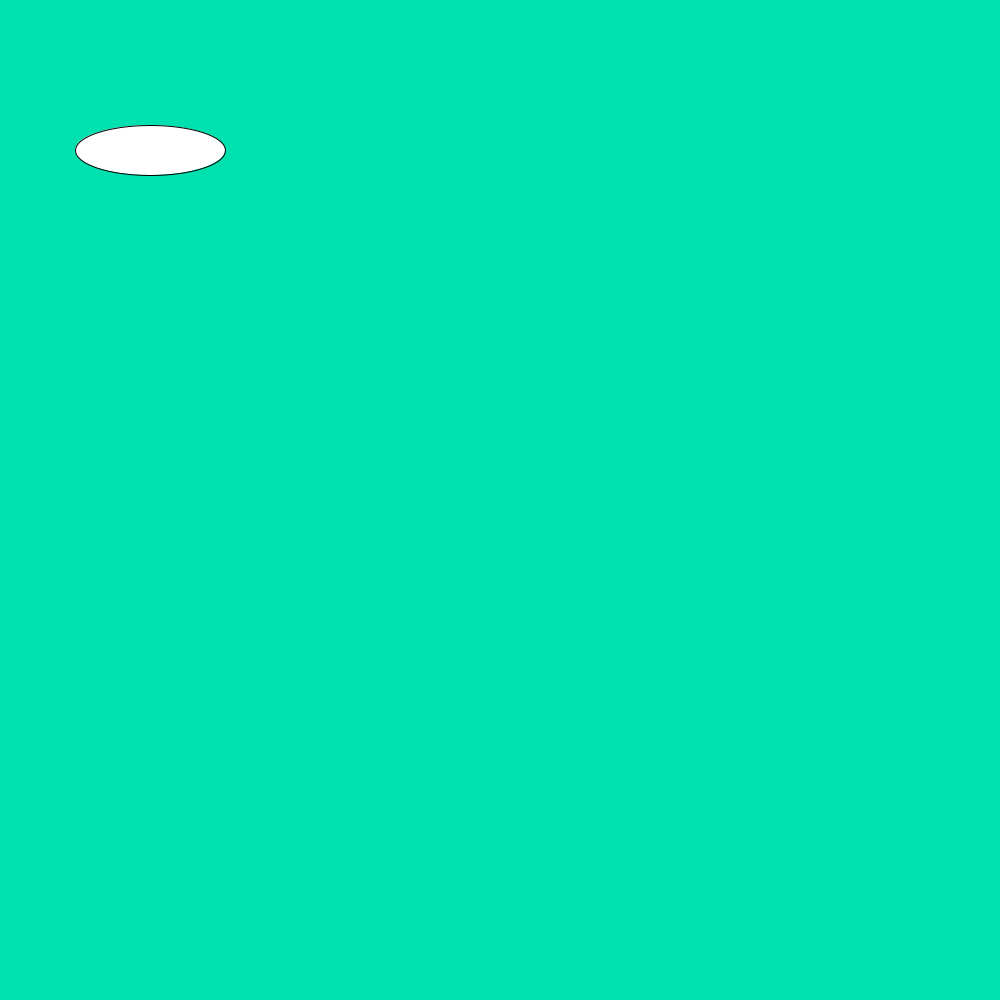
Frame 1 (no input)
Frame 60 (the mouse pressed at the canvas centre just before this capture): identical to frame 1, image omitted
Frame 120 (the mouse held since frame 60 and released just before this capture): identical to frame 1, image omitted

The Processing sketch that drew this single still picture (run headless with seeded random() and noise(); from frame 60 on, the mouse is pressed at the canvas centre):

// Processing sketch: slippery_dot
// ── slippery_dot.pde

 // Make a slippery dot. When you click on the dot it will slide to a new location.
 
 
 // 1. Create three integer variables to represent the x, y, and the size of the ellipse
       int x = 150;
       int y = 150;
       int ellipse = 150;
    void setup() {
      // 2. Set the size of your sketch
    size(1000,1000);
    }
    
    void draw() {
    
      // 3. Set the background color of your sketch
      background(0, 225, 175);
      // 4. Draw an ellipse using the variables created at the top of the sketch for the location and size of your ellipse. 
      //    Make sure it fits in the window. Change the variables if it does not.
    ellipse(x,y,ellipse,50);
    
    }
    
    /******** This method gets called automatically when you press the mouse ************/
    void mousePressed() {
      //5. Create an integer variable called distance
      int distance= getDistanceFromMouse(x, y);
      //6. The getDistanceFromMouse() method below returns a number.
      //   Set the value of your distance variable to the value returned by the getDistance method
      //   You will need to pass the x and y location of your ellipse to this method.
        
          
      //7.  Use an if statement to check if your distance variable is < the radius of the ellipse
      //    If it is, make a new x AND y for the ellipse, for a new random location on the window
      //    Hint: Use code like this      x = (int) random(width);
       
      
    }
    
    /********  This method gives you the number of pixels between the mouse and the x,y point ***********/
    int getDistanceFromMouse(int x, int y) {
      return (int)Math.sqrt(Math.pow((mouseX-x),2) + Math.pow((mouseY-y),2));
    }
